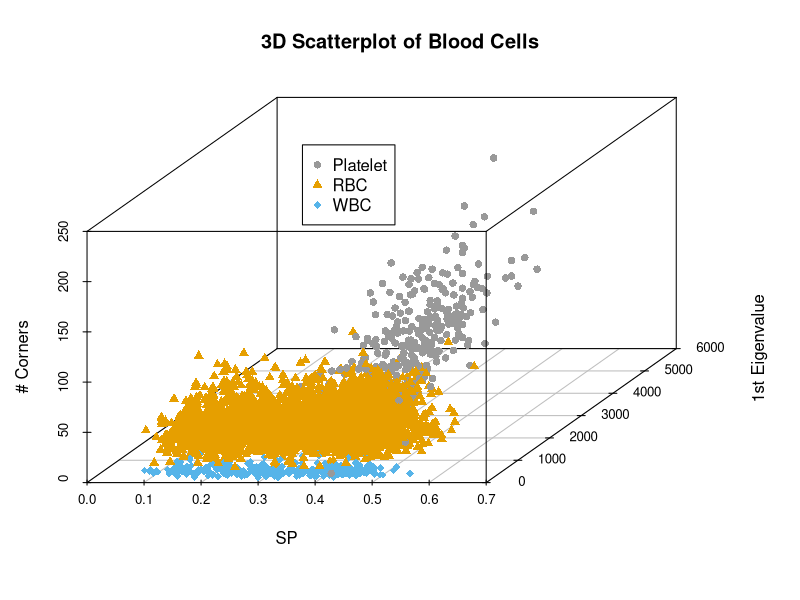
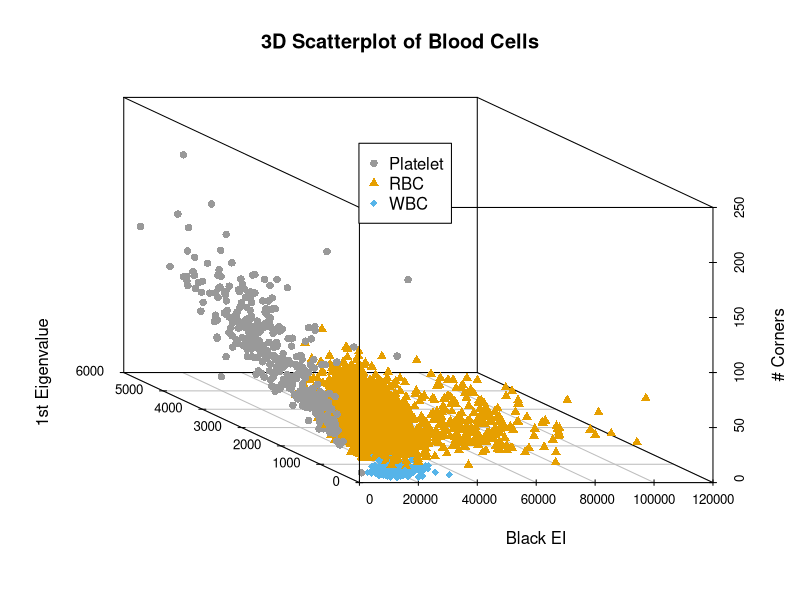
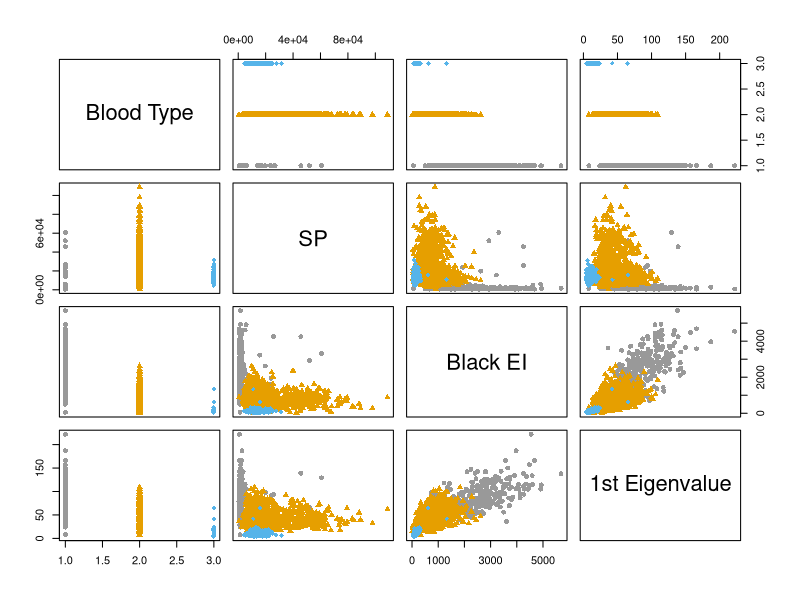

R code for these plots, in order:
#r simple svm model

rm(list=ls())


library(xtable) #for table creation for latex
library(MASS)#for qda
library(plyr)#for obtaining means by factor
library(e1071)#for svm
library(scatterplot3d)#for 3d plot in r
#setting seed
set.seed(76976)

w = read.table('wbc_SHAPES.txt', sep=',', header=TRUE)
r = read.table('rbc_SHAPES.txt', sep=',', header=TRUE)
p = read.table('plates_SHAPES.txt', sep=',', header=TRUE)

data<-rbind(w, r, p)

#eis
ei_w = read.table('wbc.txt', sep=',', header=TRUE)
ei_r = read.table('rbc.txt', sep=',', header=TRUE)
ei_p = read.table('plates.txt', sep=',', header=TRUE)

ei = rbind(ei_p, ei_w, ei_r)
sp = ei[,1]/(ei[,1]+ei[,2])

labs<-as.factor(c(rep(1, dim(w)[1]),
                  rep(2, dim(r)[1]),
                  rep(3, dim(p)[1])    ) )


labs2<-as.factor(c(rep("WBC", dim(w)[1]),
                  rep("RBC", dim(r)[1]),
                  rep("Platelet", dim(p)[1])    ) )

#counts plot
temp<-as.data.frame(cbind(sp, ei, data))

#simple model to check if it is even possible to do well with svm
#using all of the data

test<-as.data.frame(cbind(as.factor(labs), temp))
colnames(test)[1]<-"labs_svm"

keep<-c(1:9)

#now let's tune the svm model using 5-folds on t-set and validaiton

keep1<-which(test$labs_svm==1)
keep2<-which(test$labs_svm==2)
keep3<-which(test$labs_svm==3)

valid_1<-sample(keep1, floor(length(keep1)*0.30) )
valid_2<-sample(keep2, floor(length(keep2)*0.30))
valid_3<-sample(keep3, floor(length(keep3)*0.30) )

valid<-c(valid_1, valid_2, valid_3)

tc <- tune.control(cross = 5)

tune.out<-tune(svm, as.factor(labs_svm) ~.,
          data=test[-valid,keep],
          kernel='linear',
          ranges=list(cost=c(1, 1.01, 0.75, 0.50, 1.50) ) ,
          tunecontrol = tc,
          scale=TRUE)

summary(tune.out)

ypred=predict(tune.out$best.model ,test[-valid,])
table(predict=ypred, truth=test$labs_svm[-valid])
mean(ypred==as.factor(as.numeric(test$labs_svm[-valid])))

ypred=predict(tune.out$best.model ,test[valid,])
table(predict=ypred, truth=test$labs_svm[valid])
mean(ypred==as.factor(as.numeric(test$labs_svm[valid])))

#calculating varibale importance
w <- t(tune.out$best.model$coefs) %*% tune.out$best.model$SV    # weight vectors
w <- apply(w, 2, function(v){sqrt(sum(v^2))})                   # weight
w <- sort(w, decreasing = T)

#max weight
w_max<-(w[1])

#normalized weights relative to the max
w_norm<- w / w_max

#table for Latex
xtable(as.matrix(w_norm), digits=3)

#checking all above 0.90
keep3<-c(1, 2, 7, 9)

tune.out3<-tune(svm, as.factor(labs_svm) ~.,
          data=test[-valid,keep],
          kernel='linear',
          ranges=list(cost=c(1, 1.01, 0.75, 0.50, 1.50) ) ,
          tunecontrol = tc,
          scale=TRUE)

summary(tune.out3)

ypred=predict(tune.out3$best.model ,test[-valid,])
table(predict=ypred, truth=test$labs_svm[-valid])
mean(ypred==as.factor(as.numeric(test$labs_svm[-valid])))

ypred=predict(tune.out3$best.model ,test[valid,])
table(predict=ypred, truth=test$labs_svm[valid])
mean(ypred==as.factor(as.numeric(test$labs_svm[valid])))


fit3<-svm(as.factor(labs_svm) ~.,
          data=test[-valid,keep3],
          kernel='linear',
          cost=c(1))


summary(fit3)

ypred=predict(fit3 ,test[-valid,])
table(predict=ypred, truth=test$labs_svm[-valid])
mean(ypred==as.factor(as.numeric(test$labs_svm[-valid])))

ypred=predict(fit3 ,test[valid,])
table(predict=ypred, truth=test$labs_svm[valid])
mean(ypred==as.factor(as.numeric(test$labs_svm[valid])))

#
fit3<-tune(svm, as.factor(labs_svm) ~.,
          data=test[-valid,keep3],
          kernel='linear',
          ranges=list(cost=c(1, 1.01, 0.75, 0.50, 1.50) ) ,
          tunecontrol = tc,
          scale=TRUE)

#
ypred=predict(fit3$best.model ,test[-valid,])
table(predict=ypred, truth=test$labs_svm[-valid])
mean(ypred==as.factor(as.numeric(test$labs_svm[-valid])))

ypred=predict(fit3$best.model ,test[valid,])
table(predict=ypred, truth=test$labs_svm[valid])
mean(ypred==as.factor(as.numeric(test$labs_svm[valid])))



#checking all above 0.84
keep4<-c(1, 4, 7, 9)

tune.out4<-tune(svm, as.factor(labs_svm) ~.,
          data=test[-valid,keep4],
          kernel='linear',
          ranges=list(cost=c(1, 1.01, 0.75, 0.50, 1.50) ) ,
          tunecontrol = tc,
          scale=TRUE)

summary(tune.out4)

ypred=predict(tune.out4$best.model ,test[-valid,])
table(predict=ypred, truth=test$labs_svm[-valid])
mean(ypred==as.factor(as.numeric(test$labs_svm[-valid])))

ypred=predict(tune.out4$best.model ,test[valid,])
table(predict=ypred, truth=test$labs_svm[valid])
mean(ypred==as.factor(as.numeric(test$labs_svm[valid])))


colors <- c("#999999", "#E69F00", "#56B4E9")
colors <- colors[as.numeric(test$labs_svm)]
shapes = c(16, 17, 18)
shapes <- shapes[as.numeric(test$labs_svm)]

s3d<-scatterplot3d(test$sp, test$Shape_e1, test$Shape_corn,
              main="3D Scatterplot of Blood Cells",
              xlab="SP",
              ylab="1st Eigenvalue",
              zlab="# Corners",
              pch=shapes,
              color=colors)
legend(s3d$xyz.convert(0.1, 5000, 225), legend = levels(labs2),
      col =  c("#999999", "#E69F00", "#56B4E9"), pch = c(16, 17, 18))

#
s3d<-scatterplot3d(test$black, test$Shape_e1, test$Shape_corn,
              main="3D Scatterplot of Blood Cells",
              xlab="Black EI",
              ylab="1st Eigenvalue",
              zlab="# Corners",
              pch=shapes,
              color=colors,
              angle=150)
legend(s3d$xyz.convert(66500, 5000, 225), legend = levels(labs2),
      col =  c("#999999", "#E69F00", "#56B4E9"), pch = c(16, 17, 18))



plot(test[,keep4],
     col=colors,
     pch=shapes,
     labels=c("Blood Type", "SP", "Black EI","1st Eigenvalue", "# Corners"))

#
